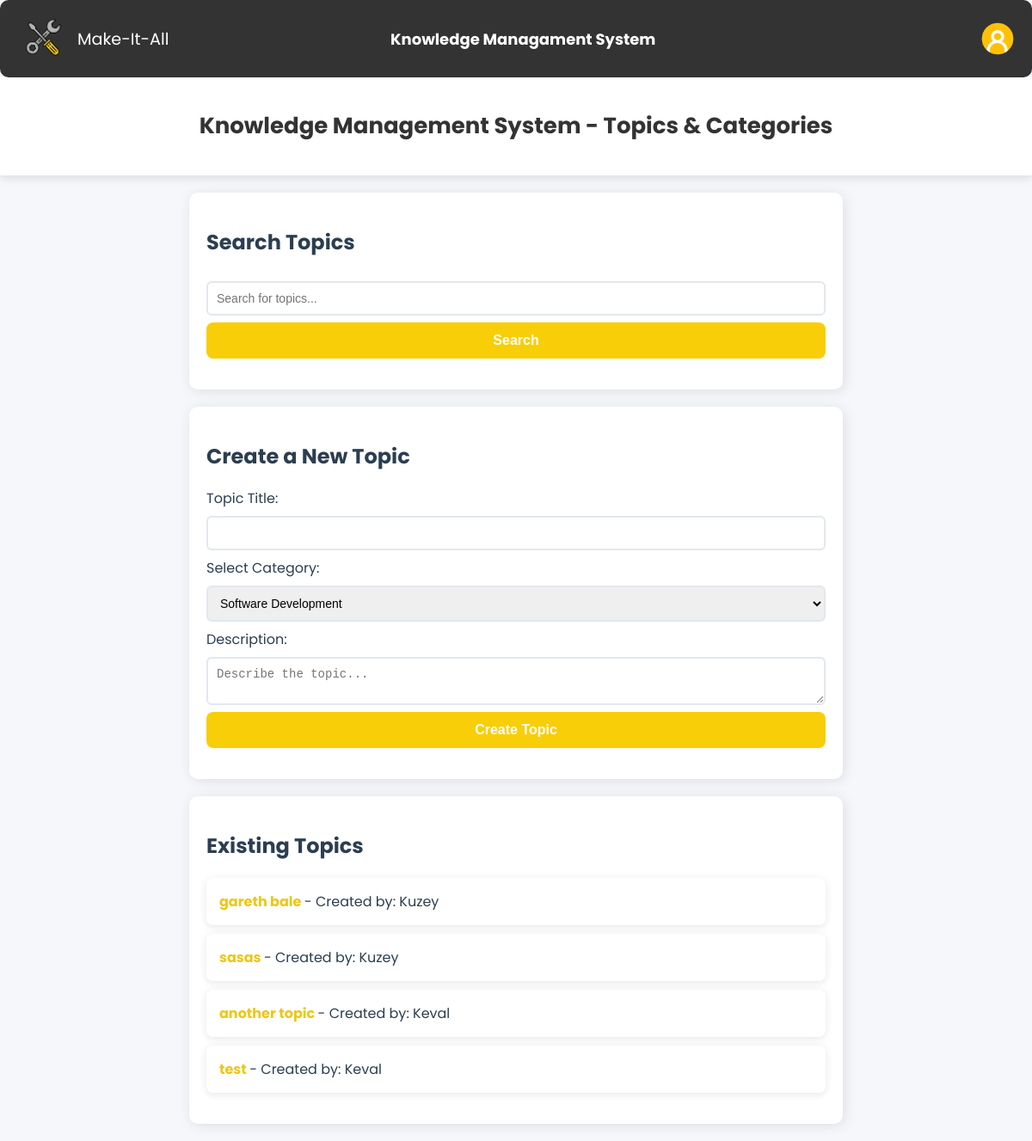
Page /topics.php (signed in) on the committed database.
### tables this page shows
CREATE TABLE `topics` (
  `id` int(11) NOT NULL,
  `title` varchar(255) NOT NULL,
  `category` varchar(100) NOT NULL,
  `description` text NOT NULL,
  `created_at` timestamp NOT NULL DEFAULT current_timestamp(),
  `user_id` int(11) DEFAULT NULL
);

CREATE TABLE `users` (
  `id` int(11) NOT NULL,
  `name` varchar(255) NOT NULL,
  `email` varchar(255) NOT NULL,
  `password` varchar(255) NOT NULL,
  `role` enum('manager','employee') NOT NULL
);

### topics.php (the view, shortened to what this page needs)
<?php
require 'db_config.php';
$searchQuery = isset($_GET['search']) ? $_GET['search'] : '';
$query = "SELECT t.*, u.name as username
          FROM topics t
          LEFT JOIN users u ON t.user_id = u.id";
$query .= " ORDER BY t.created_at DESC";
$result = $conn->query($query);
$topics = $result->fetch_all(MYSQLI_ASSOC);
?>
<?php include("navbar1.php"); ?>
<!DOCTYPE html>
<html lang="en">
<head>
    <link rel="stylesheet" href="topics_style.css">
</head>
<body>
    <header>
        <h1>Knowledge Management System - Topics & Categories</h1>
    </header>
    <section>
        <h2>Search Topics</h2>
        <form action="topics.php" method="GET">
            <input type="text" id="search" name="search" placeholder="Search for topics..." value="<?php echo htmlspecialchars($searchQuery); ?>">
            <button type="submit">Search</button>
        </form>
    </section>
    <section>
        <h2>Create a New Topic</h2>
        <form action="topics_functions.php" method="post">
            <label for="title">Topic Title:</label>
            <input type="text" id="title" name="title" required>
            <label for="category">Select Category:</label>
            <select id="category" name="category">
                <option value="Software Development">Software Development</option>
            </select>
            <label for="description">Description:</label>
            <textarea id="description" name="description" placeholder="Describe the topic..." required></textarea>
            <button type="submit" name="create_topic">Create Topic</button>
        </form>
    </section>
    <section>
        <h2>Existing Topics</h2>
        <ul id="topicsList">
            <?php if (empty($topics)): ?>
                <li>No topics found.</li>
            <?php else: ?>
                <?php foreach ($topics as $topic): ?>
                    <li>
                        <a href="topic.php?topic_id=<?php echo $topic['id']; ?>">
                            <strong><?php echo htmlspecialchars($topic['title']); ?></strong>
                        </a>
                        <?php if (isset($topic['username'])): ?>
                            - Created by: <?php echo htmlspecialchars($topic['username']); ?>
                        <?php endif; ?>
                    </li>
                <?php endforeach; ?>
            <?php endif; ?>
        </ul>
    </section>
</body>
</html>

### topics_style.css (style rules this page uses)
body { font-family: 'Poppins', sans-serif; margin: 0; padding: 0; background-color: #f5f7fa; color: #2c3e50; }
header { text-align: center; padding: 20px; background: white; box-shadow: 0px 4px 10px rgba(0, 0, 0, 0.1); }
header h1 { font-size: 26px; color: #333; }
section { background: white; padding: 20px; margin: 20px auto; width: 60%; border-radius: 10px; box-shadow: 2px 2px 15px rgba(0, 0, 0, 0.1); }
form { display: flex; flex-direction: column; }
input, textarea, select { width: 100%; padding: 10px; margin: 8px 0; border: 2px solid #e2e8f0; border-radius: 6px; font-size: 14px; transition: all 0.3s ease-in-out; }
button { background: #F8CE08; color: white; padding: 12px; border: none; border-radius: 8px; font-size: 16px; font-weight: bold; cursor: pointer; transition: all 0.3s ease-in-out; }
#topicsList { list-style: none; padding: 0; }
#topicsList li { background: #ffffff; padding: 15px; margin-bottom: 10px; border-radius: 8px; box-shadow: 0px 2px 10px rgba(0, 0, 0, 0.1); transition: all 0.3s ease-in-out; }
#topicsList a { text-decoration: none; font-weight: bold; color: #EDC716; }

### rows in the picture
topics: title "gareth bale", user.name "Kuzey"
topics: title "sasas", user.name "Kuzey"
topics: title "another topic", user.name "Keval"
topics: title "test", user.name "Keval"
